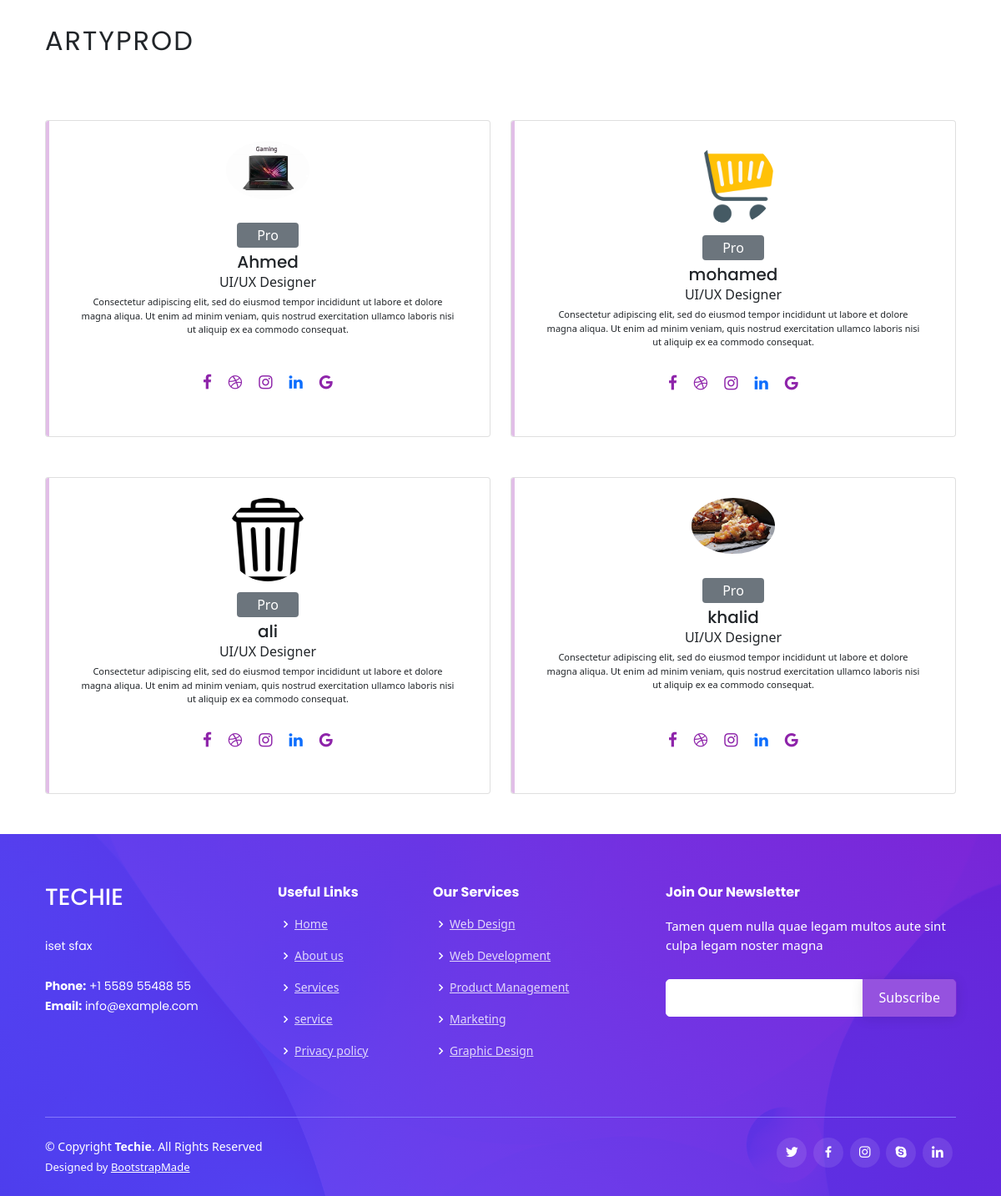
/equipes/, run on the app's committed database.
### projet/models.py (models this page shows, shortened)
class Personnel(models.Model):
    nom=models.CharField(max_length=100)
    ficher_CV = models.ImageField(upload_to='cv/')
    ficher_photo = models.ImageField(upload_to='images/personnel')
    lien_linkidin = models.URLField(max_length=200)
    equipe = models.ForeignKey(Equipe, on_delete=models.CASCADE, null=True, blank=True, related_name='equipe_personnel')

### projet/views.py (the view)
# urls.py: path('equipes/',EquipeView,name='equipe'),
def EquipeView(request):
    equipes = Personnel.objects.all()
    return render(request, 'Interface/equipe.html', {'equipes': equipes})

### projet/templates/Interface/equipe.html (shortened to what this page needs)
{% extends 'projet/base.html' %}
{% load static %}
{% block content %}
<!DOCTYPE html>
<html lang="en">
<head>
        <link rel="stylesheet" href="https://cdn.jsdelivr.net/npm/bootstrap@5.0.0-beta1/dist/css/bootstrap.min.css">
        <link rel="stylesheet" href="https://cdnjs.cloudflare.com/ajax/libs/font-awesome/4.7.0/css/font-awesome.min.css">
</head>
<body>
    <div class="container mt-5">
        <div class="row justify-content-center">
          {% for equipe in equipes %}
          <div class="col-md-6 col-lg-6 mb-5">
            <div class="card p-3 py-4 h-100 d-flex flex-column justify-content-between">
              <div class="text-center">
                <img src="{{ equipe.ficher_photo.url }}" width="100" class="rounded-circle">
              </div>
              <div class="text-center mt-3">
                <span class="bg-secondary p-1 px-4 rounded text-white">Pro</span>
                <h5 class="mt-2 mb-0">{{ equipe.nom }}</h5>
                <span>UI/UX Designer</span>
                <div class="px-4 mt-1">
                  <p class="fonts">Consectetur adipiscing elit, sed do eiusmod tempor incididunt ut labore et dolore magna aliqua. Ut enim ad minim veniam, quis nostrud exercitation ullamco laboris nisi ut aliquip ex ea commodo consequat. </p>
                </div>
              </div>
              <div class="text-center">
                <ul class="social-list">
                  <li><i class="fa fa-facebook"></i></li>
                  <li><i class="fa fa-dribbble"></i></li>
                  <li><i class="fa fa-instagram"></i></li>
                  <li><a href="{{ equipe.lien_linkidin }}"><i class="fa fa-linkedin"></i></a></li>
                  <li><i class="fa fa-google"></i></li>
                </ul>
              </div>
            </div>
          </div>
          {% endfor %}
        </div>
      </div>
</body>
</html>
{% endblock content %}

### projet/templates/projet/base.html (shortened to what this page needs)
{% load static %}
<!DOCTYPE html>
<html lang="en">
<head>
  <link href="{% static 'assets/vendor/aos/aos.css' %}" rel="stylesheet">
  <link href="{% static 'assets/vendor/bootstrap/css/bootstrap.min.css'%}" rel="stylesheet">
  <link href="{% static 'assets/vendor/bootstrap-icons/bootstrap-icons.css'%}" rel="stylesheet">
  <link href="{% static 'assets/vendor/boxicons/css/boxicons.min.css'%}" rel="stylesheet">
  <link href="{% static 'assets/vendor/glightbox/css/glightbox.min.css'%}" rel="stylesheet">
  <link href="{% static 'assets/vendor/swiper/swiper-bundle.min.css'%}" rel="stylesheet">
  <link rel="stylesheet" href="https://stackpath.bootstrapcdn.com/bootstrap/4.3.1/css/bootstrap.min.css">
  <link rel="stylesheet" href="https://cdn.jsdelivr.net/npm/bootstrap@5.0.0-beta1/dist/css/bootstrap.min.css">
  <link rel="stylesheet" href="https://cdnjs.cloudflare.com/ajax/libs/font-awesome/4.7.0/css/font-awesome.min.css">
  <link rel="stylesheet" href="https://cdnjs.cloudflare.com/ajax/libs/font-awesome/5.15.3/css/all.min.css" />
  <link href="{% static 'assets/css/style.css'%}" rel="stylesheet">
  {% load django_bootstrap5 %}
   {% bootstrap_css %}
</head>
<body>
  <header id="header" class="fixed-top ">
    <div class="container d-flex align-items-center justify-content-between">
      <h1 class="logo">ARTYPROD</h1>
      {% block nav %}
      <nav id="navbar" class="navbar">
        <ul>
          <li><a class="nav-link scrollto active" href="{% url 'projet:home' %}">Home</a></li>
          <li><a class="nav-link scrollto" href="#about">About</a></li>
          <li><a class="nav-link scrollto" href="{% url 'projet:services' %}">Services</a></li>
          <li><a class="nav-link scrollto " href="{% url 'projet:portfolio' %}">Portfolio</a></li>
          <li><a class="nav-link scrollto" href="{% url 'projet:equipe' %}">Equipe</a></li>
          <li><a class="nav-link scrollto" href="{% url 'projet:contact' %}">Contact</a></li>
          {% if user.is_authenticated %}
          <a class="nav-link mr-2" href="{% url 'projet:profile' %}"><i class="fas fa-user fa-5x"></i> {{ user }}</a>
          <a class="nav-link mr-2" href="{% url 'logout' %}"><i class="fas fa-sign-out-alt fa-lg"></i> </a>
          <a class="nav-link" href="{% url 'projet:ajouter_projet' %}">ajouter_projet</a>
          {% else %}
          <a class="nav-link" href="{% url 'login' %}">Connexion</a>
            <a class="nav-link" href="{% url 'projet:register' %}">Inscription</a>
          {% endif %}
        </ul>
      </nav>
      {% endblock nav %}
    </div>
  </header>
  <br>
  <br>
  <br>
  <br>
  {% block content %}{% endblock content %}
  <footer id="footer">
    <div class="footer-top">
      <div class="container">
        <div class="row">
          <div class="col-lg-3 col-md-6 footer-contact">
            <h3>Techie</h3>
            <p>
              iset sfax <br><br>
              <strong>Phone:</strong> +1 5589 55488 55<br>
              <strong>Email:</strong> info@example.com<br>
            </p>
          </div>
          <div class="col-lg-2 col-md-6 footer-links">
            <h4>Useful Links</h4>
            <ul>
              <li><i class="bx bx-chevron-right"></i> <a href="#">Home</a></li>
              <li><i class="bx bx-chevron-right"></i> <a href="#">About us</a></li>
              <li><i class="bx bx-chevron-right"></i> <a href="#">Services</a></li>
              <li><i class="bx bx-chevron-right"></i> <a href="#"> service</a></li>
              <li><i class="bx bx-chevron-right"></i> <a href="#">Privacy policy</a></li>
            </ul>
          </div>
          <div class="col-lg-3 col-md-6 footer-links">
            <h4>Our Services</h4>
            <ul>
              <li><i class="bx bx-chevron-right"></i> <a href="#">Web Design</a></li>
              <li><i class="bx bx-chevron-right"></i> <a href="#">Web Development</a></li>
              <li><i class="bx bx-chevron-right"></i> <a href="#">Product Management</a></li>
              <li><i class="bx bx-chevron-right"></i> <a href="#">Marketing</a></li>
              <li><i class="bx bx-chevron-right"></i> <a href="#">Graphic Design</a></li>
            </ul>
          </div>
          <div class="col-lg-4 col-md-6 footer-newsletter">
            <h4>Join Our Newsletter</h4>
            <p>Tamen quem nulla quae legam multos aute sint culpa legam noster magna</p>
            <form action="" method="post">
              <input type="email" name="email"><input type="submit" value="Subscribe">
            </form>
          </div>
        </div>
      </div>
    </div>
    <div class="container">
      <div class="copyright-wrap d-md-flex py-4">
        <div class="me-md-auto text-center text-md-start">
          <div class="copyright">
            &copy; Copyright <strong><span>Techie</span></strong>. All Rights Reserved
          </div>
          <div class="credits">
            Designed by <a href="https://bootstrapmade.com/">BootstrapMade</a>
          </div>
        </div>
        <div class="social-links text-center text-md-right pt-3 pt-md-0">
          <a href="#" class="twitter"><i class="bx bxl-twitter"></i></a>
          <a href="#" class="facebook"><i class="bx bxl-facebook"></i></a>
          <a href="#" class="instagram"><i class="bx bxl-instagram"></i></a>
          <a href="#" class="google-plus"><i class="bx bxl-skype"></i></a>
          <a href="#" class="linkedin"><i class="bx bxl-linkedin"></i></a>
        </div>
      </div>
    </div>
  </footer>
</body>
</html>

### projet/static/assets/css/style.css (style rules this page uses)
body { font-family: "Open Sans", sans-serif; color: #444444; }
a { color: #5846f9; text-decoration: none; }
h1, h2, h3, h4, h5, h6 { font-family: "Poppins", sans-serif; }
#header { transition: all 0.5s; z-index: 997; padding: 20px 0; }
#header .logo { font-size: 32px; margin: 0; padding: 0; line-height: 1; font-weight: 400; letter-spacing: 2px; text-transform: uppercase; }
.navbar { padding: 0; }
.navbar ul { margin: 0; padding: 0; display: flex; list-style: none; align-items: center; }
.navbar li { position: relative; }
.navbar>ul>li { padding: 10px 0 10px 24px; }
.navbar a, .navbar a:focus { display: flex; align-items: center; justify-content: space-between; padding: 0 3px; font-family: "Poppins", sans-serif; font-size: 15px; font-weight: 600; color: rgba(255, 255, 255, 0.7); white-space: nowrap; transition: 0.3s; position: relative; }
.navbar>ul>li>a:before { content: ""; position: absolute; width: 100%; height: 2px; bottom: -5px; left: 0; background-color: #fff; visibility: hidden; width: 0px; transition: all 0.3s ease-in-out 0s; }
.navbar a:hover:before, .navbar li:hover>a:before, .navbar .active:before { visibility: visible; width: 100%; }
.navbar a:hover, .navbar .active, .navbar .active:focus, .navbar li:hover>a { color: #fff; }
#footer { color: #fff; font-size: 14px; background: linear-gradient(45deg, rgba(86, 58, 250, 0.9) 0%, rgba(116, 15, 214, 0.9) 100%), url("../img/hero-bg.jpg") center center no-repeat; background-size: cover; }
#footer .footer-top { padding: 60px 0 30px 0; position: relative; }
#footer .footer-top .footer-contact { margin-bottom: 30px; }
#footer .footer-top .footer-contact h3 { font-size: 28px; margin: 0 0 30px 0; padding: 2px 0 2px 0; line-height: 1; font-weight: 500; text-transform: uppercase; }
#footer .footer-top .footer-contact p { font-size: 14px; line-height: 24px; margin-bottom: 0; font-family: "Poppins", sans-serif; }
#footer .footer-top h4 { font-size: 16px; font-weight: bold; position: relative; padding-bottom: 12px; }
#footer .footer-top .footer-links { margin-bottom: 30px; }
#footer .footer-top .footer-links ul { list-style: none; padding: 0; margin: 0; }
#footer .footer-top .footer-links ul i { padding-right: 2px; color: #fff; font-size: 18px; line-height: 1; }
#footer .footer-top .footer-links ul li { padding: 10px 0; display: flex; align-items: center; }
#footer .footer-top .footer-links ul li:first-child { padding-top: 0; }
#footer .footer-top .footer-links ul a { color: rgba(255, 255, 255, 0.8); transition: 0.3s; display: inline-block; line-height: 1; }
#footer .footer-newsletter { font-size: 15px; }
#footer .footer-newsletter h4 { font-size: 16px; font-weight: bold; position: relative; padding-bottom: 12px; }
#footer .footer-newsletter form { margin-top: 30px; background: #fff; padding: 6px 10px; position: relative; border-radius: 5px; text-align: left; border: 1px solid white; }
#footer .footer-newsletter form input[type=email] { border: 0; padding: 4px 8px; width: calc(100% - 100px); }
#footer .footer-newsletter form input[type=submit] { position: absolute; top: -1px; right: -2px; bottom: -1px; border: 0; background: none; font-size: 16px; padding: 0 20px; background: rgba(123, 39, 216, 0.8); color: #fff; transition: 0.3s; border-radius: 0 5px 5px 0; box-shadow: 0px 2px 15px rgba(0, 0, 0, 0.1); }
#footer .copyright-wrap { border-top: 1px solid #8577fb; }
#footer .credits { padding-top: 5px; font-size: 13px; color: #fff; }
#footer .credits a { color: #fff; }
#footer .social-links a { font-size: 18px; display: inline-block; background: rgba(255, 255, 255, 0.1); color: #fff; line-height: 1; padding: 8px 0; margin-right: 4px; border-radius: 50%; text-align: center; width: 36px; height: 36px; transition: 0.3s; }
.card { border:none; position:relative; overflow:hidden; border-radius:8px; cursor:pointer; }
.card:before { content:""; position:absolute; left:0; top:0; width:4px; height:100%; background-color:#E1BEE7; transform:scaleY(1); transition:all 0.5s; transform-origin: bottom }
.card:after { content:""; position:absolute; left:0; top:0; width:4px; height:100%; background-color:#8E24AA; transform:scaleY(0); transition:all 0.5s; transform-origin: bottom }
.fonts { font-size:11px; }
.social-list { display:flex; list-style:none; justify-content:center; padding:0; }
.social-list li { padding:10px; color:#8E24AA; font-size:19px; }

### data on the page
Personnel: ficher_photo (picture), nom "Ahmed"
Personnel: ficher_photo (picture), nom "mohamed"
Personnel: ficher_photo (picture), nom "ali"
Personnel: ficher_photo (picture), nom "khalid"
